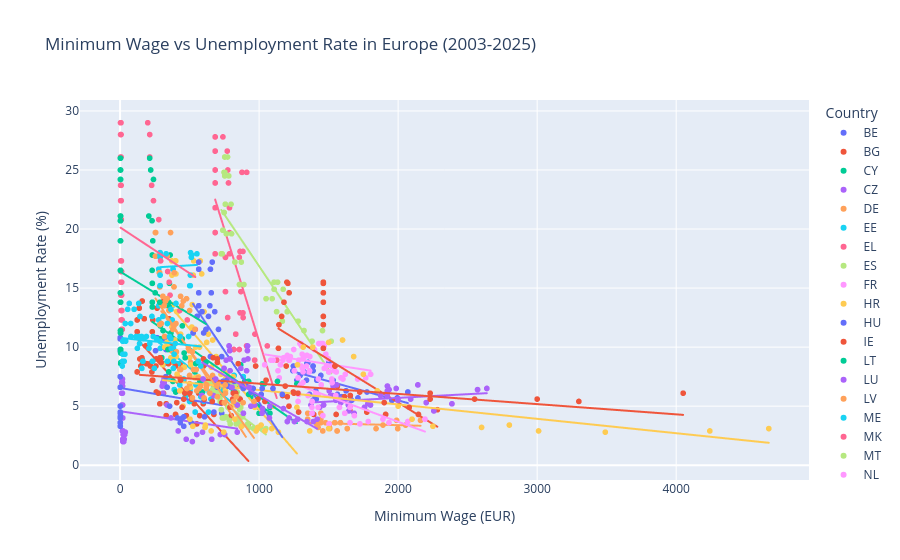

Notebook cell for this chart:
### Code cell
import plotly.express as px

fig = px.scatter(
    panel_final,
    x='min_wage_eur',
    y='unemployment_rate',
    color='geo',
    hover_data=['geo', 'year', 'min_wage_eur', 'unemployment_rate'],
    title='Minimum Wage vs Unemployment Rate in Europe (2003-2025)',
    labels={
        'min_wage_eur': 'Minimum Wage (EUR)',
        'unemployment_rate': 'Unemployment Rate (%)',
        'geo': 'Country'
    },
    trendline='ols'
)

fig.show()
